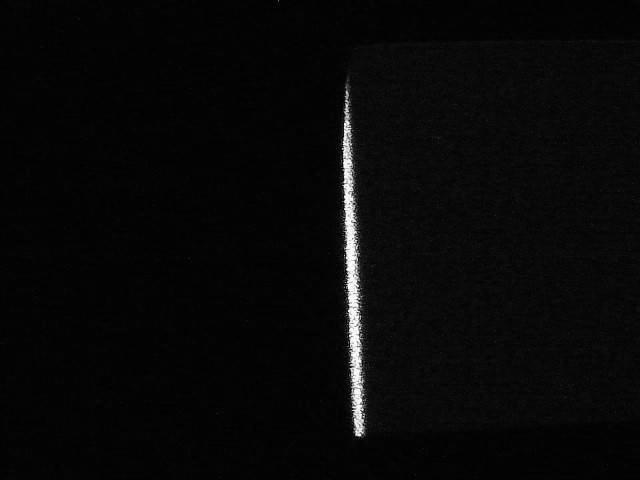
#> input picture segmentada2/imagen1.jpg, 640 x 480 px, found by its file name; its folder holds 4 pictures in this run
$ python recorte.py
#> lines starting #> are read from the running program, lines starting #| are printed output that depends on the picture
import cv2
import os
# Leemos la imagen de entrada, la mostramos e imprimimos sus dimensiones.
#se declara varible que contien la carpeta donde se tienes las imagenes capturadas
pathInput = "D:\\PROGRAMA_TESIS\\segmentada2"
#nombreImagenes me permite conocer el nombre de los archivos que se tienen en la carpeta de pathInput
nombreImagenes = os.listdir(pathInput)
#se declara varible que contien la carpeta donde se guardaran las imagenes segmentadas
pathOutput = "D:\\PROGRAMA_TESIS\\Recorte_imagen"
cont=0

for i in range(len(nombreImagenes)):
    pathImagen = os.path.join(pathInput,nombreImagenes[i])
    #pathImagenOut contiene la dirección y nombre de cada imagen contenidas que se almacenara en segmentada
    pathImagenOut = os.path.join(pathOutput,nombreImagenes[i])
    imagen = cv2.imread(pathImagen) #leo las imagenes
#> imagen is the input picture: shape (480, 640, 3); min 0, max 255, mean 8.1
    cropped=(imagen[38:443, 322:374]) #recorto la imagen
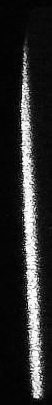
#> cropped: shape (405, 52, 3); min 0, max 255, mean 42.7
    cv2.imwrite(pathImagenOut,cropped) #almaceno el recorte
#> pass 2 of the loop `for i in range(len(nombreImagenes)):`:
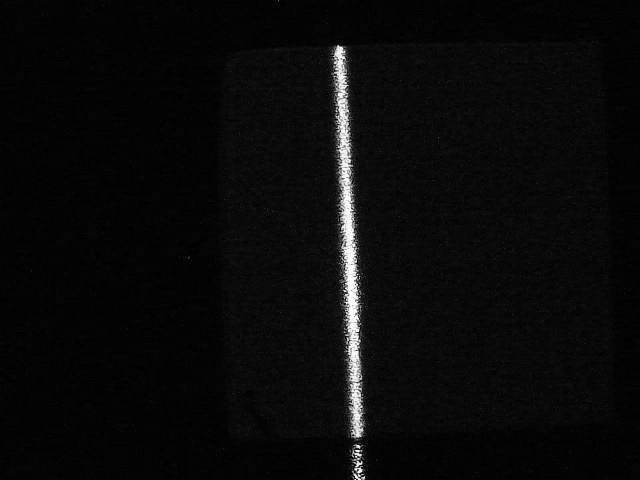
#> input picture segmentada2/imagen10.jpg, 640 x 480 px, found by its file name
#> imagen is the input picture: shape (480, 640, 3); min 0, max 255, mean 10
#> `cropped=(imagen[38:443, 322:374])`:
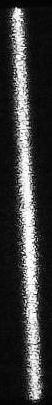
#> cropped: shape (405, 52, 3); min 0, max 255, mean 58.5
#> pass 3 of the loop `for i in range(len(nombreImagenes)):`:
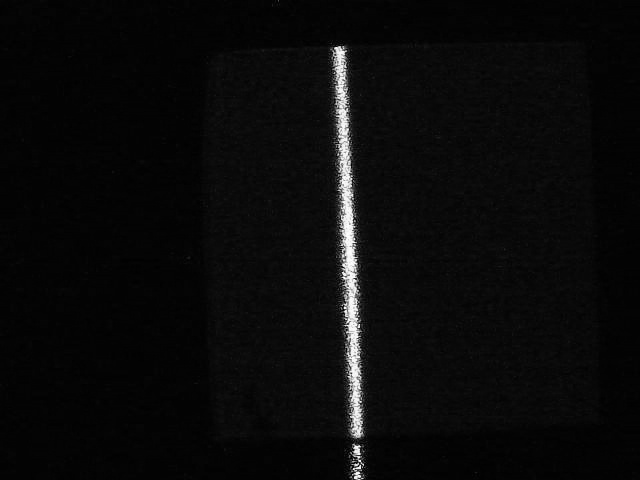
#> input picture segmentada2/imagen11.jpg, 640 x 480 px, found by its file name
#> imagen is the input picture: shape (480, 640, 3); min 0, max 255, mean 10.1
#> `cropped=(imagen[38:443, 322:374])`:
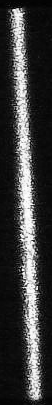
#> cropped: shape (405, 52, 3); min 0, max 255, mean 59
#> the loop made 4 passes; the first 3 are shown
